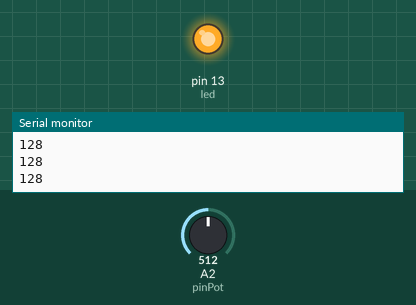
A sketch run on a simulated Arduino Uno, built with avr-gcc and run on an emulated ATmega328P. Shown: output pins drawn as LEDs (lit = HIGH), the last lines printed to the serial monitor. Inputs (shaded band) come from the test bench; at power-on: A2 (pinPot) = 512.

Above: at 1.2 s.
1.3 s: A2 (pinPot) set to 501
At 2.5 s:
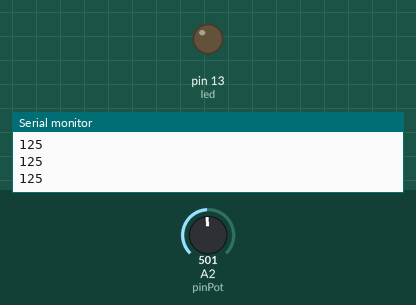
2.8 s: A2 (pinPot) set to 716
At 3.9 s:
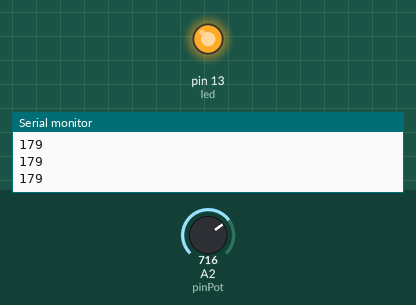
4.3 s: A2 (pinPot) set to 511
At 5.0 s:
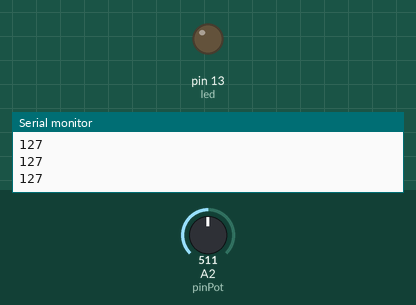
Timing chart, 0 to 7.3 s (numbered marks = the images above; inputs shaded):
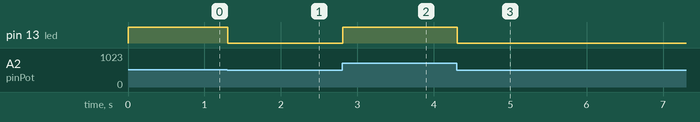

The sketch:

potActive.ino
```cpp
#define pinPot A2
#define led 13
void setup() {
  Serial.begin(9600);
pinMode(led,OUTPUT);


}

void loop() {
  int pot = analogRead(A2);

int b= pot/4;
 Serial.println(b);
analogWrite(led,b);
}
```

Measured:
- the behaviour switches between 512 and 511 on A2 (pinPot) (found by bisection; images 0 and 1)
- after the input at 1.3 s, pin 13 (led): HIGH → LOW at once
- after the input at 2.8 s, pin 13 (led): LOW → HIGH at once
- after the input at 4.3 s, pin 13 (led): HIGH → LOW at once
